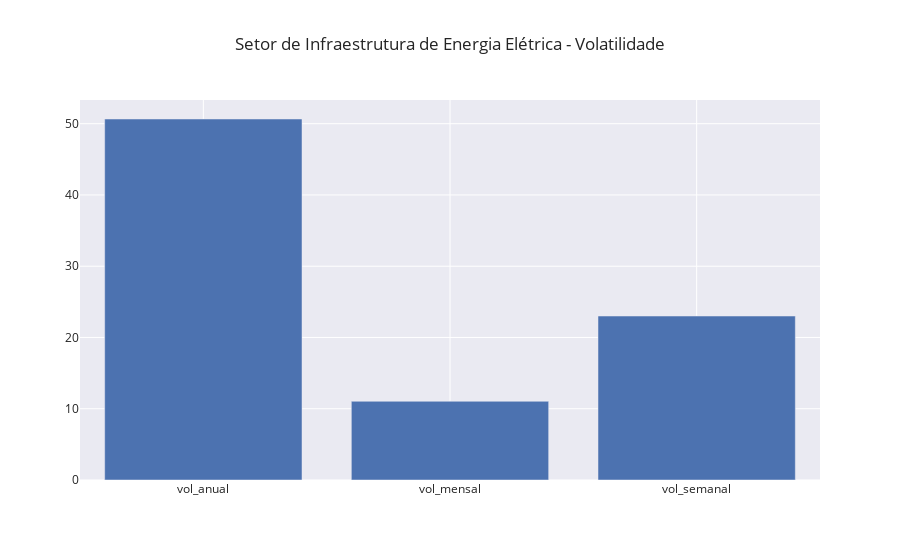

This figure's notebook cell:
### Code cell
# Calculando a volatilidade anualizada de cada ação 
vol_anual = round(volatilidade(df=df_infra_energia, ticker=lst_ticker_infra_energia, ano='2025')[0] * 100, 2)

# Calculando a volatilidade mensal de cada ação 
vol_mensal = round(volatilidade(df=df_infra_energia, ticker=lst_ticker_infra_energia, ano='2025')[1] * 100, 2)

# Calculando a volatilidade mensal de cada ação 
vol_semanal = round(volatilidade(df=df_infra_energia, ticker=lst_ticker_infra_energia, ano='2025')[2] * 100, 2)

# Juntando todas as volatilidades em um df
df_volatilidade = pd.DataFrame({
    'vol_anual': [vol_anual], 
    'vol_mensal': [vol_mensal], 
    'vol_semanal': [vol_semanal]
})

# Plotando as volatilidades
fig = go.Figure()

fig.add_trace(go.Bar(
    x=df_volatilidade.columns,
    y=df_volatilidade.values[0]
))

fig.update_layout(
    title_text='Setor de Infraestrutura de Energia Elétrica - Volatilidade',
    template='seaborn',
    showlegend=False   
)

fig.show()

### Figure 1 — Plotly figure (JSON) as saved in the notebook; plotly's stock layout.template omitted (floating-point values rounded to 4 significant figures)
{"data": [{"type": "bar", "x": ["vol_anual", "vol_mensal", "vol_semanal"], "y": [50.66, 11.05, 23.01]}], "layout": {"showlegend": false, "title": {"text": "Setor de Infraestrutura de Energia Elétrica - Volatilidade"}}}
